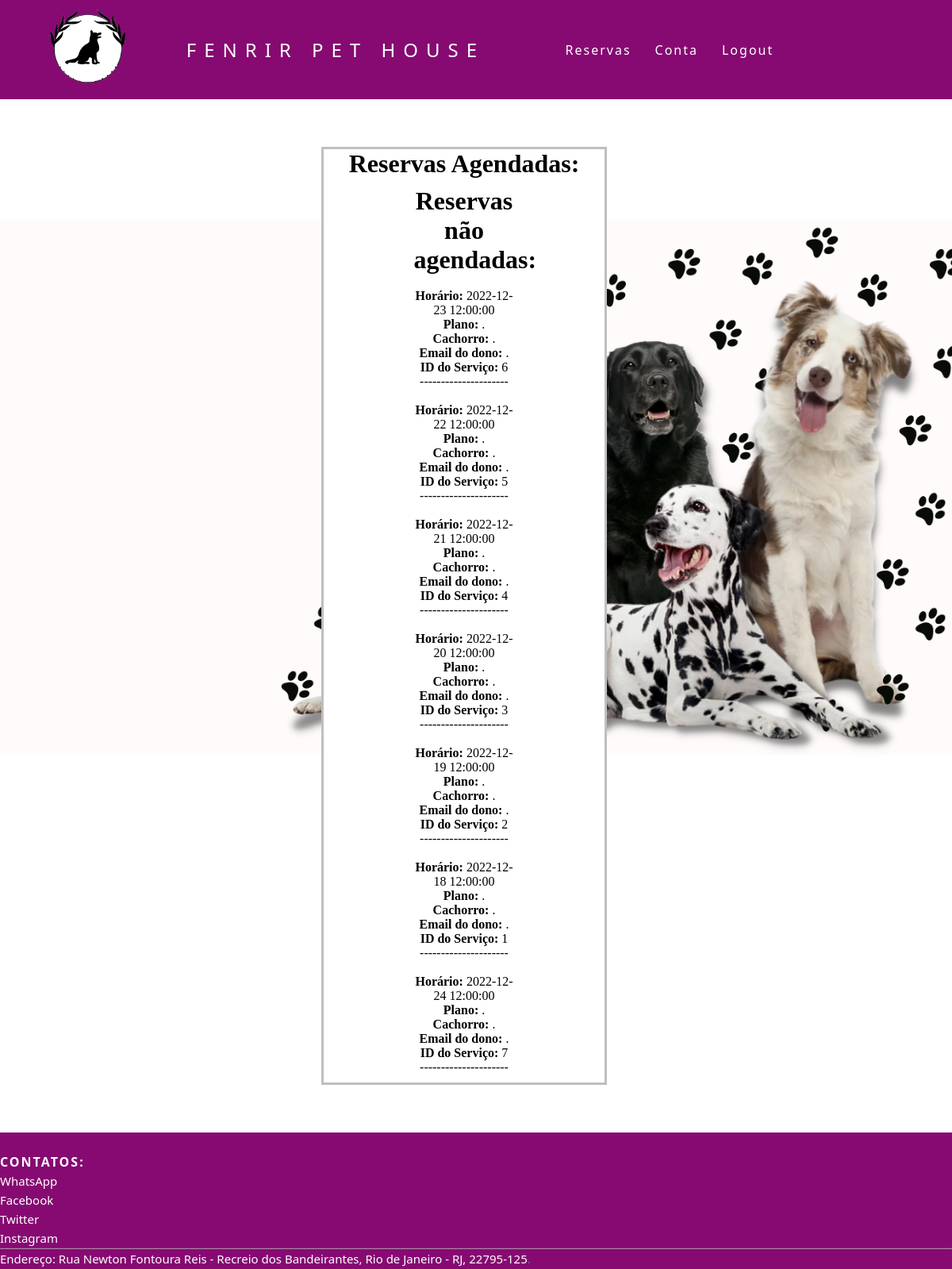
The page /funcreserva.php on the database its author committed.
### tables this page shows
CREATE TABLE `servico` (
  `idServico` int(11) NOT NULL,
  `agenda_tstamp` datetime NOT NULL DEFAULT CURRENT_TIMESTAMP,
  `plano` varchar(225) NOT NULL,
  `cachorro` varchar(225) NOT NULL,
  `cliente` varchar(225) NOT NULL,
  `agenda_status` tinyint(1) NOT NULL
);

### src/funcreserva.php (the view, shortened to what this page needs)
<!DOCTYPE html>
<html lang="pt-br">
  <head>
    <link rel="stylesheet" href="style.css" />
  </head>
  <body>
      <header class="nav">
      <nav>
        <a href="indexlogfuncionario.php"><img style="margin-left:25px; margin-top:10px; margin-bottom:10px; " src="logo.png" alt="Image" height="100"></a>
        <a class="logo" href="indexlogfuncionario.php">Fenrir Pet House</a>
        <ul class="nav-list">
          <li><a href="funcreserva.php">Reservas</a></li>
          <li><a href="funcaccount.html">Conta</a></li>
          <li><a href="logout.php">Logout</a></li>
        </ul>
      </nav>
    </header>
    <body background="capa dogs.png" class="background">
    </body>
    <div class="fenrir-login">
      <h1>Reservas Agendadas:<br></h1>
      <form action="admservicos.php" method="POST" class="form-container">
         <h1>Reservas não agendadas:<br></h1>
      <form action="admservicos.php" method="POST" class="form-container">
      <?php
      include "conectauser.inc";
          $sql = "SELECT * FROM servico WHERE agenda_status = 0";
          $res = mysqli_query($mysqli,$sql);
          $linhas = mysqli_num_rows($res);
          for($i = 0; $i < $linhas; $i++){
              $servico = mysqli_fetch_array($res);
              echo "<br><strong>Horário: </strong>".$servico["agenda_tstamp"]."<br>";
              echo "<strong>Plano: </strong>".$servico["plano"]."<br>";
              echo "<strong>Cachorro: </strong>".$servico["cachorro"]."<br>";
              echo "<strong>Email do dono: </strong>".$servico["cliente"]."<br>";
              echo "<strong>ID do Serviço: </strong>".$servico["idServico"]."<br>";
              echo "---------------------<br>";
          }
        ?>
        </form>
      </div>
   <footer class="site-footer" style="margin-top: 5%;">
        <div class="col-xs-6 col-md-3">
          <h6>Contatos:</h6>
          <ul class="footer-links">
            <li><a href="https://web.whatsapp.com/">WhatsApp</a></li>
            <li><a href="https://www.facebook.com/">Facebook</a></li>
            <li><a href="https://twitter.com/">Twitter</a></li>
            <li><a href="https://www.instagram.com/">Instagram</a></li>
          </ul>
        </div>
      <hr>
    <div class="container">
      <div class="row">
        <div class="col-md-8 col-sm-6 col-xs-12">
          <p class="copyright-text">
       <a href="https://www.google.com/maps/dir//Rua+Newton+Fontoura+Reis+-+Recreio+dos+Bandeirantes+-+R.+Newton+Fontoura+Reis+-+Recreio+dos+Bandeirantes,+Rio+de+Janeiro+-+RJ,+22795-125/@-22.9209579,-43.4968904,11z/data=!4m8!4m7!1m0!1m5!1m1!1s0x9bc3aed259b4ad:0x6383c2f561261060!2m2!1d-43.4660456!2d-23.026394">Endereço: Rua Newton Fontoura Reis - Recreio dos Bandeirantes, Rio de Janeiro - RJ, 22795-125</a>.
          </p>
    </div>
</footer>
  </body>
</html>

### src/style.css (style rules this page uses)
body { width:100%; }
* { margin: 0; padding: 0; }
a { color: #fff; text-decoration: none; transition: 0.3s; }
.logo { font-size: 24px; text-transform: uppercase; letter-spacing: 10px; }
.background { background-size: 100%; margin-bottom: none; background-position-x: 0%; background-position-y: 30%; background-repeat: no-repeat; margin: 0 auto; }
nav { display: flex; justify-content: space-around; align-items: center; font-family: system-ui, -apple-system, Helvetica, Arial, sans-serif; background: #860a72; width: 100%; margin-top: 0; position: relative; }
.nav-list { list-style: none; display: flex; padding-right: 5cm; }
.nav-list li { letter-spacing: 2px; margin-left: 30px; }
.fenrir-login { text-align: center; background-color: rgb(255, 255, 255); position: relative; right: 15px; border: 3px solid rgb(192, 190, 192); z-index: 9; margin-top: 5%; margin-right: 35%; margin-left: 35%; }
.form-container { max-width: 300px; padding: 10px; background-color: white; padding-left: 3cm; padding-right: 3cm; }
.site-footer { background-color:#860a72; padding:20px 0 1px; font-family: system-ui, -apple-system, Helvetica, Arial, sans-serif; font-size:15px; line-height:24px; color:#737373; margin-top: 35%; position: relative; }
.site-footer hr { border-top-color:#bbb; opacity:0.5 }
.site-footer h6 { color:#fff; font-size:16px; text-transform:uppercase; margin-top:5px; letter-spacing:2px }
.site-footer a { color:#ffffff; font-family: system-ui, -apple-system, Helvetica, Arial, sans-serif; }
.footer-links { padding-left:0; list-style:none }
.footer-links li { display:block }
.footer-links a { color:#ffffff }
.copyright-text { margin:0 }

### rows shown on the page
servico: agenda_tstamp "2022-12-23 12:00:00", plano ".", cachorro ".", cliente ".", idServico "6"
servico: agenda_tstamp "2022-12-22 12:00:00", plano ".", cachorro ".", cliente ".", idServico "5"
servico: agenda_tstamp "2022-12-21 12:00:00", plano ".", cachorro ".", cliente ".", idServico "4"
servico: agenda_tstamp "2022-12-20 12:00:00", plano ".", cachorro ".", cliente ".", idServico "3"
servico: agenda_tstamp "2022-12-19 12:00:00", plano ".", cachorro ".", cliente ".", idServico "2"
servico: agenda_tstamp "2022-12-18 12:00:00", plano ".", cachorro ".", cliente ".", idServico "1"
servico: agenda_tstamp "2022-12-24 12:00:00", plano ".", cachorro ".", cliente ".", idServico "7"
